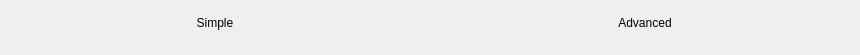
        <widget class="QFrame" name="frame_SettingMode">
         <property name="sizePolicy">
          <sizepolicy hsizetype="Fixed" vsizetype="Fixed">
           <horstretch>0</horstretch>
           <verstretch>0</verstretch>
          </sizepolicy>
         </property>
         <property name="minimumSize">
          <size>
           <width>860</width>
           <height>55</height>
          </size>
         </property>
         <property name="maximumSize">
          <size>
           <width>860</width>
           <height>55</height>
          </size>
         </property>
         <property name="frameShape">
          <enum>QFrame::NoFrame</enum>
         </property>
         <property name="frameShadow">
          <enum>QFrame::Raised</enum>
         </property>
         <layout class="QHBoxLayout" name="horizontalLayout_7">
          <property name="spacing">
           <number>0</number>
          </property>
          <property name="leftMargin">
           <number>0</number>
          </property>
          <property name="topMargin">
           <number>0</number>
          </property>
          <property name="rightMargin">
           <number>0</number>
          </property>
          <property name="bottomMargin">
           <number>9</number>
          </property>
          <item>
           <widget class="AFQHoverWidget" name="widget_Simple" native="true">
            <property name="sizePolicy">
             <sizepolicy hsizetype="Minimum" vsizetype="Fixed">
              <horstretch>0</horstretch>
              <verstretch>0</verstretch>
             </sizepolicy>
            </property>
            <property name="minimumSize">
             <size>
              <width>0</width>
              <height>46</height>
             </size>
            </property>
            <property name="maximumSize">
             <size>
              <width>16777215</width>
              <height>46</height>
             </size>
            </property>
            <layout class="QVBoxLayout" name="verticalLayout_7">
             <property name="spacing">
              <number>0</number>
             </property>
             <property name="leftMargin">
              <number>0</number>
             </property>
             <property name="topMargin">
              <number>0</number>
             </property>
             <property name="rightMargin">
              <number>0</number>
             </property>
             <property name="bottomMargin">
              <number>0</number>
             </property>
             <item>
              <widget class="QLabel" name="label_Simple">
               <property name="minimumSize">
                <size>
                 <width>0</width>
                 <height>0</height>
                </size>
               </property>
               <property name="maximumSize">
                <size>
                 <width>16777215</width>
                 <height>16777215</height>
                </size>
               </property>
               <property name="text">
                <string>Simple</string>
               </property>
               <property name="alignment">
                <set>Qt::AlignCenter</set>
               </property>
              </widget>
             </item>
            </layout>
           </widget>
          </item>
          <item>
           <widget class="AFQHoverWidget" name="widget_Advanced" native="true">
            <property name="minimumSize">
             <size>
              <width>0</width>
              <height>46</height>
             </size>
            </property>
            <property name="maximumSize">
             <size>
              <width>16777215</width>
              <height>46</height>
             </size>
            </property>
            <layout class="QVBoxLayout" name="verticalLayout_10">
             <property name="spacing">
              <number>0</number>
             </property>
             <property name="leftMargin">
              <number>0</number>
             </property>
             <property name="topMargin">
              <number>0</number>
             </property>
             <property name="rightMargin">
              <number>0</number>
             </property>
             <property name="bottomMargin">
              <number>0</number>
             </property>
             <item>
              <widget class="QLabel" name="label_Advanced">
               <property name="minimumSize">
                <size>
                 <width>0</width>
                 <height>0</height>
                </size>
               </property>
               <property name="maximumSize">
                <size>
                 <width>16777215</width>
                 <height>16777215</height>
                </size>
               </property>
               <property name="text">
                <string>Advanced</string>
               </property>
               <property name="alignment">
                <set>Qt::AlignCenter</set>
               </property>
              </widget>
             </item>
            </layout>
           </widget>
          </item>
         </layout>
        </widget>
